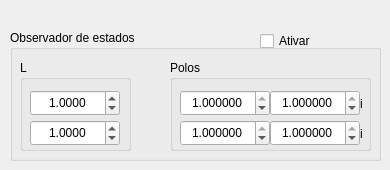
    <widget class="QWidget" name="tab_4">
     <attribute name="title">
      <string>Observador</string>
     </attribute>
     <widget class="QGroupBox" name="groupBox_Observador">
      <property name="enabled">
       <bool>true</bool>
      </property>
      <property name="geometry">
       <rect>
        <x>10</x>
        <y>30</y>
        <width>371</width>
        <height>131</height>
       </rect>
      </property>
      <property name="title">
       <string>Observador de estados</string>
      </property>
      <widget class="QGroupBox" name="groupBox_polos_ob">
       <property name="geometry">
        <rect>
         <x>160</x>
         <y>30</y>
         <width>201</width>
         <height>91</height>
        </rect>
       </property>
       <property name="title">
        <string>Polos</string>
       </property>
       <widget class="QDoubleSpinBox" name="doubleSpinBox_polo1Re_ob">
        <property name="geometry">
         <rect>
          <x>10</x>
          <y>30</y>
          <width>90</width>
          <height>26</height>
         </rect>
        </property>
        <property name="sizePolicy">
         <sizepolicy hsizetype="Minimum" vsizetype="Minimum">
          <horstretch>0</horstretch>
          <verstretch>0</verstretch>
         </sizepolicy>
        </property>
        <property name="alignment">
         <set>Qt::AlignCenter</set>
        </property>
        <property name="decimals">
         <number>6</number>
        </property>
        <property name="minimum">
         <double>-1.000000000000000</double>
        </property>
        <property name="maximum">
         <double>1.000000000000000</double>
        </property>
        <property name="singleStep">
         <double>0.010000000000000</double>
        </property>
        <property name="value">
         <double>1.000000000000000</double>
        </property>
       </widget>
       <widget class="QDoubleSpinBox" name="doubleSpinBox_polo2Re_ob">
        <property name="geometry">
         <rect>
          <x>10</x>
          <y>60</y>
          <width>90</width>
          <height>26</height>
         </rect>
        </property>
        <property name="sizePolicy">
         <sizepolicy hsizetype="Minimum" vsizetype="Minimum">
          <horstretch>0</horstretch>
          <verstretch>0</verstretch>
         </sizepolicy>
        </property>
        <property name="alignment">
         <set>Qt::AlignCenter</set>
        </property>
        <property name="decimals">
         <number>6</number>
        </property>
        <property name="minimum">
         <double>-1.000000000000000</double>
        </property>
        <property name="maximum">
         <double>1.000000000000000</double>
        </property>
        <property name="singleStep">
         <double>0.010000000000000</double>
        </property>
        <property name="value">
         <double>1.000000000000000</double>
        </property>
       </widget>
       <widget class="QDoubleSpinBox" name="doubleSpinBox_polo1Im_ob">
        <property name="geometry">
         <rect>
          <x>100</x>
          <y>30</y>
          <width>90</width>
          <height>26</height>
         </rect>
        </property>
        <property name="sizePolicy">
         <sizepolicy hsizetype="Minimum" vsizetype="Minimum">
          <horstretch>0</horstretch>
          <verstretch>0</verstretch>
         </sizepolicy>
        </property>
        <property name="alignment">
         <set>Qt::AlignCenter</set>
        </property>
        <property name="decimals">
         <number>6</number>
        </property>
        <property name="minimum">
         <double>-1.000000000000000</double>
        </property>
        <property name="maximum">
         <double>1.000000000000000</double>
        </property>
        <property name="singleStep">
         <double>0.010000000000000</double>
        </property>
        <property name="value">
         <double>1.000000000000000</double>
        </property>
       </widget>
       <widget class="QDoubleSpinBox" name="doubleSpinBox_polo2Im_ob">
        <property name="geometry">
         <rect>
          <x>100</x>
          <y>60</y>
          <width>90</width>
          <height>26</height>
         </rect>
        </property>
        <property name="sizePolicy">
         <sizepolicy hsizetype="Minimum" vsizetype="Minimum">
          <horstretch>0</horstretch>
          <verstretch>0</verstretch>
         </sizepolicy>
        </property>
        <property name="alignment">
         <set>Qt::AlignCenter</set>
        </property>
        <property name="decimals">
         <number>6</number>
        </property>
        <property name="minimum">
         <double>-1.000000000000000</double>
        </property>
        <property name="maximum">
         <double>1.000000000000000</double>
        </property>
        <property name="singleStep">
         <double>0.010000000000000</double>
        </property>
        <property name="value">
         <double>1.000000000000000</double>
        </property>
       </widget>
       <widget class="QLabel" name="label_p1i_ob">
        <property name="geometry">
         <rect>
          <x>190</x>
          <y>35</y>
          <width>16</width>
          <height>17</height>
         </rect>
        </property>
        <property name="text">
         <string>i</string>
        </property>
       </widget>
       <widget class="QLabel" name="label_p2i_ob">
        <property name="geometry">
         <rect>
          <x>190</x>
          <y>65</y>
          <width>16</width>
          <height>17</height>
         </rect>
        </property>
        <property name="text">
         <string>i</string>
        </property>
       </widget>
       <zorder>doubleSpinBox_polo1Re_ob</zorder>
       <zorder>doubleSpinBox_polo2Re_ob</zorder>
       <zorder>doubleSpinBox_polo1Im_ob</zorder>
       <zorder>doubleSpinBox_polo2Im_ob</zorder>
       <zorder>label_p1i_ob</zorder>
       <zorder>label_p2i_ob</zorder>
       <zorder>checkBox_observador_ativar</zorder>
      </widget>
      <widget class="QGroupBox" name="groupBox_l">
       <property name="geometry">
        <rect>
         <x>10</x>
         <y>30</y>
         <width>111</width>
         <height>91</height>
        </rect>
       </property>
       <property name="title">
        <string>L</string>
       </property>
       <widget class="QDoubleSpinBox" name="doubleSpinBox_l1">
        <property name="geometry">
         <rect>
          <x>10</x>
          <y>30</y>
          <width>90</width>
          <height>26</height>
         </rect>
        </property>
        <property name="sizePolicy">
         <sizepolicy hsizetype="Minimum" vsizetype="Minimum">
          <horstretch>0</horstretch>
          <verstretch>0</verstretch>
         </sizepolicy>
        </property>
        <property name="alignment">
         <set>Qt::AlignCenter</set>
        </property>
        <property name="decimals">
         <number>4</number>
        </property>
        <property name="minimum">
         <double>-100000.000000000000000</double>
        </property>
        <property name="maximum">
         <double>100000.000000000000000</double>
        </property>
        <property name="singleStep">
         <double>0.010000000000000</double>
        </property>
        <property name="value">
         <double>1.000000000000000</double>
        </property>
       </widget>
       <widget class="QDoubleSpinBox" name="doubleSpinBox_l2">
        <property name="geometry">
         <rect>
          <x>10</x>
          <y>60</y>
          <width>90</width>
          <height>26</height>
         </rect>
        </property>
        <property name="sizePolicy">
         <sizepolicy hsizetype="Minimum" vsizetype="Minimum">
          <horstretch>0</horstretch>
          <verstretch>0</verstretch>
         </sizepolicy>
        </property>
        <property name="alignment">
         <set>Qt::AlignCenter</set>
        </property>
        <property name="decimals">
         <number>4</number>
        </property>
        <property name="minimum">
         <double>-100000.000000000000000</double>
        </property>
        <property name="maximum">
         <double>100000.000000000000000</double>
        </property>
        <property name="singleStep">
         <double>0.010000000000000</double>
        </property>
        <property name="value">
         <double>1.000000000000000</double>
        </property>
       </widget>
      </widget>
     </widget>
     <widget class="QCheckBox" name="checkBox_observador_ativar">
      <property name="enabled">
       <bool>true</bool>
      </property>
      <property name="geometry">
       <rect>
        <x>260</x>
        <y>30</y>
        <width>97</width>
        <height>22</height>
       </rect>
      </property>
      <property name="text">
       <string>Ativar</string>
      </property>
     </widget>
    </widget>
